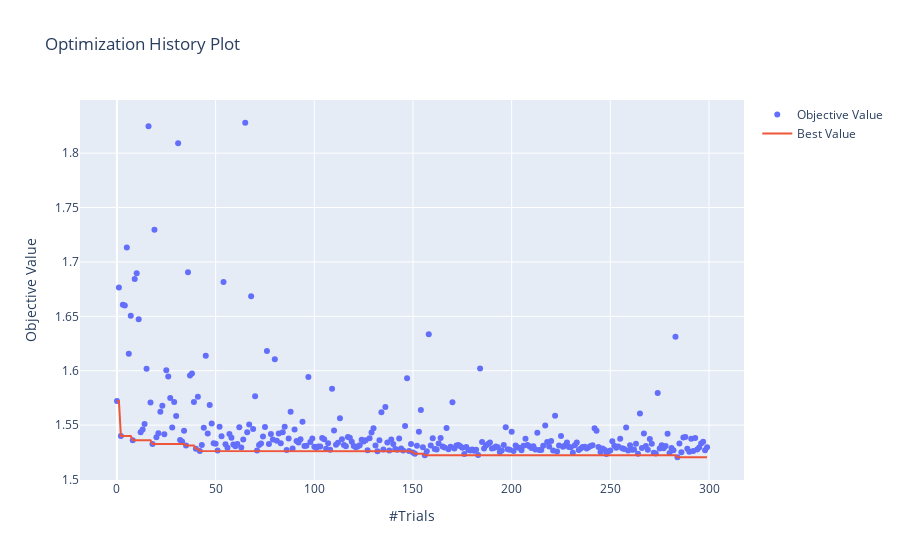

Notebook source saved alongside this figure:
### Code cell
plot_optimization_history(study)

### Figure 1 — Plotly figure (JSON) as saved in the notebook; plotly's stock layout.template omitted (floating-point values rounded to 4 significant figures; data arrays with more than 128 entries replaced by an {"elided": "..."} marker saying what was removed)
{"data": [{"mode": "markers", "name": "Objective Value", "type": "scatter", "x": {"elided": "300 int values"}, "y": {"elided": "300 float values"}}, {"name": "Best Value", "type": "scatter", "x": {"elided": "300 int values"}, "y": {"elided": "300 float values"}}], "layout": {"title": {"text": "Optimization History Plot"}, "xaxis": {"title": {"text": "#Trials"}}, "yaxis": {"title": {"text": "Objective Value"}}}}
